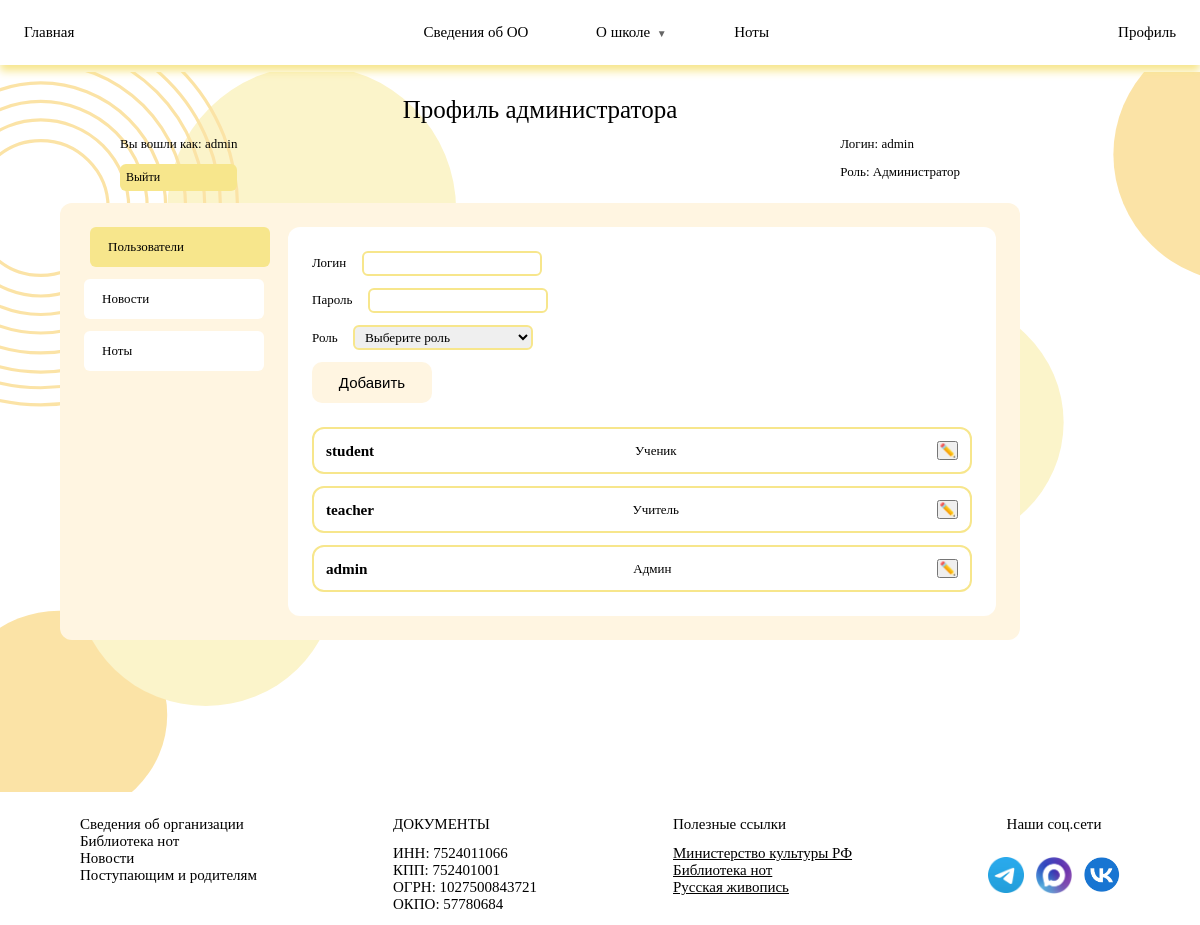
The app's page /profile/ (signed in) with its own data.
### authLogin/models.py (models this page shows, shortened)
class User(AbstractUser):
    ROLE_CHOICES = [
        ('student', 'Ученик'),
        ('teacher', 'Учитель'),
        ('admin', 'Админ')
    ]
    role = models.CharField(
        max_length=20,
        choices=ROLE_CHOICES,
        default='student',
        verbose_name='Роль'
    )

### users/views.py (the view, shortened to what this page needs)
# urls.py: path('profile/', views.profile_page, name='profile-page'),
def profile_page(request):
    if not request.user.is_authenticated:
        return redirect('login-page')
    user = request.user
    context = {'user': user}
    if user.role == 'student':
        student = user.student_profile
        context['student'] = student
        context['teacher'] = student.teacher
        context['exam_results'] = student.exam_results.all().order_by('-date')
        context['diplomas'] = student.diplomas.all()
    elif user.role == 'admin':
        context['users_list'] = User.objects.all().order_by('-id')
        context['teachers'] = Teacher.objects.all()
        context['classes'] = range(1, 10)
    return render(request, 'profile.html', context)

### templates/profile.html (shortened to what this page needs)
{% extends 'base.html' %}
{% load static %}
{% block extra_css %}
<link rel="stylesheet" href="{% static 'profile.css' %}">
{% endblock %}
{% block content %}
<main class="main">
    <div class="profile-wrapper">
        {% if user.role == 'student' %}
            <h2>Профиль ученика</h2>
            <div class="profile-info">
                <div class="first-column">
                    <p>Вы вошли как:<span class="username">{{ student.full_name }}</span></p>
                    <a href="{% url 'logout-page' %}" class="logout">Выйти</a>
                </div>
                <div class="second-column">
                    <p>Логин: {{ user.username }}</p>
                    <p>Отделение: {{ student.get_department_display }}</p>
                </div>
                <div class="third-column">
                    <p>Учитель: {{ teacher.full_name|default:"Не назначен" }}</p>
                    <p>Класс: {{ student.class_number }}</p>
                </div>
            </div>
            <div class="panel-container">
                <div class="panel-tabs">
                    <button class="tab-btn active" data-tab="tab1">Мои оценки</button>
                    <button class="tab-btn" data-tab="tab2">Мои грамоты</button>
                </div>
                <div class="tabs-content">
                    <div class="tab-panel active" id="tab1">
                        <div class="marks-container">
                            {% for exam in exam_results %}
                            <div class="mark">
                                <h3>{{ exam.heading }}</h3>
                                <p>{{ exam.date }}</p>
                                <p>Оценка ({{ exam.mark }})</p>
                            </div>
                            {% empty %}
                            <p>Оценок пока нет.</p>
                            {% endfor %}
                        </div>
                    </div>
                    <div class="tab-panel" id="tab2">
                        <div class="diploma-container">
                            {% for diploma in diplomas %}
                            <a href="{{ diploma.file.url }}"><img class="diploma" src="{{ diploma.file.url }}" alt="Грамота"></a>
                            {% empty %}
                            <p>Грамот пока нет.</p>
                            {% endfor %}
                        </div>
                    </div>
                </div>
            </div>
        {% elif user.role == 'admin' %}
            <h2>Профиль администратора</h2>
            <div class="profile-info">
                <div class="first-column">
                    <p>Вы вошли как: <span class="username">{{ user.username }}</span></p>
                    <a href="{% url 'logout-page' %}" class="logout">Выйти</a>
                </div>
                <div class="second-column">
                    <p>Логин: {{ user.username }}</p>
                    <p>Роль: Администратор</p>
                </div>
            </div>
            <div class="panel-container">
                <div class="panel-tabs">
                    <button class="tab-btn active" data-tab="tab1">Пользователи</button>
                    <button class="tab-btn" data-tab="tab2">Новости</button>
                    <button class="tab-btn" data-tab="tab3">Ноты</button>
                </div>
                <div class="tabs-content">
                    <div class="tab-panel active" id="tab1">
                        <form method="post" class="my-form" id="user-form">
                            <div class="form-group">
                                <label>Логин</label>
                                <input type="text" name="username" id="username" class="form-input" required minlength="3">
                            </div>
                            <div class="form-group">
                                <label>Пароль</label>
                                <input type="password" name="password" id="password" class="form-input" required minlength="6">
                            </div>
                            <div class="form-group">
                                <label>Роль</label>
                                <select name="role" id="role" class="my-select" required>
                                    <option value="">Выберите роль</option>
                                </select>
                            </div>
                            <div class="buttons">
                            <button type="button" onclick="submitForm('create_user')" class="my-btn form-button">Добавить</button>
                            </div>
                        </form>
                        <div class="users-container">
                            {% for u in users_list %}
                            <div class="user">
                                <h3>{{ u.username }}</h3>
                                <p>{{ u.get_role_display }}</p>
                                <button type="button" onclick="editUser(
                                    '{{ u.id }}',
                                    '{{ u.username }}',
                                    '{{ u.role }}',
                                    '{{ u.teacher_profile.full_name|default:'' }}',
                                    '{{ u.student_profile.full_name|default:'' }}',
                                    '{{ u.teacher_profile.age|default:'' }}',
                                    '{{ u.teacher_profile.experience|default:'' }}',
                                    '{{ u.teacher_profile.department|default:'' }}',
                                    '{{ u.student_profile.department|default:'' }}',
                                    '{{ u.student_profile.class_number|default:'' }}',
                                    '{{ u.student_profile.teacher.id|default:'' }}'
                                )">✏️</button>
                            </div>
                            {% empty %}
                            <p>Пользователей нет.</p>
                            {% endfor %}
                        </div>
                    </div>
                </div>
            </div>
        {% endif %}
    </div>
</main>
{% endblock %}

### static/style.css (style rules this page uses)
* { margin: 0; padding: 0; box-sizing: border-box; }
html { font-size: 62.5%; font-family: 'Century Gothic'; position: relative; }
body { min-height: 100vh; display: flex; flex-direction: column; }
:root { --white: #FFF5E1; --beige: #F7E68C; --yellow: #F7E68C; }
h1, h2 { font-family: 'Vetrino'; font-weight: normal; }
h2 { font-size: 2.5rem; }
.my-btn { border-radius: 1rem; border: none; background-color: var(--white); padding: 1vw; font-size: 1.5rem; min-width: 10vw; max-width: 20vw; cursor: pointer; transition: transform 0.3s ease; color: black; text-align: center; text-decoration: none; }
.main { min-height: 60vw; margin-top: 6%; background-image: url('./images/фон.svg'); background-attachment: fixed; background-size: cover; flex: 1; }

### static/profile.css (style rules this page uses)
.profile-wrapper { display: flex; flex-direction: column; align-items: center; width: 90vw; gap: 1vw; padding-top: 2vw; }
.profile-info { display: flex; width: 70vw; gap: 3vw; justify-content: space-between; }
.first-column, .second-column, .third-column { display: flex; flex-direction: column; gap: 1vw; font-size: 1.3rem; }
.logout { border: none; border-radius: 0.5vw; background-color: var(--beige); font-size: 1.2rem; font-family: 'Century Gothic'; padding: 0.5vw; cursor: pointer; transition: all 0.3s ease; text-decoration: none; color: black; }
.panel-container { display: flex; gap: 2vw; width: 80vw; padding: 2vw; background: var(--white); border-radius: 1vw; margin: auto; }
.panel-tabs { display: flex; flex-direction: column; gap: 1vw; width: 15vw; flex-shrink: 0; }
.tab-btn { padding: 1vw 1.5vw; background: white; border-radius: 0.5vw; border: none; cursor: pointer; font-size: 1.3rem; text-align: left; transition: all 0.3s ease; font-family: 'Century Gothic'; }
.tab-btn.active { background: var(--beige); transform: translateX(0.5vw); }
.tabs-content { flex: 1; background: white; border-radius: 1vw; overflow: hidden; }
.tab-panel { display: none; padding: 2vw; }
.tab-panel.active { display: block; }
.users-container { display: flex; flex-direction: column; gap: 1vw; margin-top: 2vw; }
.user { display: flex; align-items: center; padding: 1vw; justify-content: space-between; border-radius: 1vw; border: 0.2vw solid var(--beige); font-size: 1.3rem; cursor: pointer; }
.my-form { display: flex; flex-direction: column; gap: 1vw; }
.buttons { display: flex; gap: 2vw; }
.form-group label { margin-right: 1vw; }
.form-group { font-size: 1.3rem; }
.form-input { border: 0.2vw solid var(--beige); border-radius: 0.5vw; padding: 0.2vw 0.5vw; min-width: 15vw; font-family: 'Century Gothic'; }
.my-select { border: 0.2vw solid var(--beige); border-radius: 0.5vw; padding: 0.2vw 0.5vw; min-width: 15vw; font-family: 'Century Gothic'; }

### records on screen
User: username "admin", role "Админ"
User: username "student", role "Ученик"
User: username "teacher", role "Учитель"
